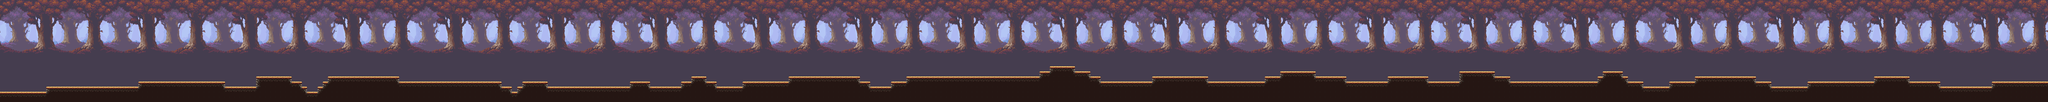

A 2D game scene composited from a Tiled map and its tileset images. What follows is a short description and the map's XML, with each tile layer's data collapsed to a summary:
An orthogonal 400x20 tile map with 16x16 px tiles, 3 tile layers (b1, b2, terrain), 2 tilesets and 102 objects.

<map version="1.10" tiledversion="1.10.1" orientation="orthogonal" renderorder="right-down" width="400" height="20" tilewidth="16" tileheight="16" infinite="0" nextlayerid="33" nextobjectid="152">
 <tileset firstgid="1" name="oak_woods_tileset" tilewidth="16" tileheight="16" tilecount="759" columns="33">
  <image source="oak_woods_tileset.png" width="528" height="368" />
 </tileset>
 <tileset firstgid="760" name="background_layer_4" tilewidth="16" tileheight="16" tilecount="220" columns="20">
  <image source="background_layer_4.png" width="320" height="180" />
 </tileset>
 <layer id="30" name="b1" width="400" height="20">
  <data>[8000 cells, 3600 non-empty, 1 distinct tile ids]</data>
 </layer>
 <layer id="31" name="b2" width="400" height="20">
  <data>[8000 cells, 4400 non-empty, 220 distinct tile ids]</data>
 </layer>
 <layer id="15" name="terrain" width="400" height="20">
  <data>[8000 cells, 1673 non-empty, 7 distinct tile ids]</data>
 </layer>
 <objectgroup id="16" name="collision">
  <object id="47" x="0" y="288" width="165.333" height="31.3333" />
  <object id="48" x="144" y="272.667" width="764.667" height="48" />
  <object id="49" x="432" y="256" width="270.667" height="52.6667" />
  <object id="50" x="800.667" y="240" width="108.667" height="80" />
  <object id="51" x="896.667" y="256" width="45.3333" height="65.3333" />
  <object id="52" x="928.667" y="272" width="28.6667" height="48.6667" />
  <object id="53" x="941.333" y="288" width="97.3333" height="31.3333" />
  <object id="54" x="992.667" y="272" width="84" height="43.3333" />
  <object id="55" x="1008.67" y="255.333" width="114" height="53.3333" />
  <object id="56" x="1024" y="240" width="220.667" height="80.6667" />
  <object id="57" x="1216" y="256" width="349.333" height="64.6667" />
  <object id="58" x="1552" y="272" width="45.3333" height="50" />
  <object id="59" x="1584" y="288.667" width="43.3333" height="30.6667" />
  <object id="60" x="1616" y="273.333" width="1228" height="47.3333" />
  <object id="61" x="1632.67" y="256" width="78.6667" height="44.6667" />
  <object id="62" x="1968.67" y="256" width="62.6667" height="44.6667" />
  <object id="63" x="2128" y="256" width="110.667" height="45.3333" />
  <object id="64" x="2160.67" y="240.667" width="46.6667" height="38.6667" />
  <object id="65" x="2320.67" y="256" width="398" height="64" />
  <object id="66" x="2464.67" y="240" width="222.667" height="64" />
  <object id="67" x="2784.67" y="256.667" width="174.667" height="62.6667" />
  <object id="68" x="2832.67" y="240" width="495.333" height="79.3333" />
  <object id="69" x="3248.67" y="224" width="158.667" height="72" />
  <object id="70" x="3280.67" y="208" width="78" height="42.6667" />
  <object id="71" x="3376" y="240" width="62.6667" height="52.6667" />
  <object id="72" x="3424" y="256" width="1708.67" height="69.3333" />
  <object id="73" x="3600" y="240.667" width="175.333" height="87.3333" />
  <object id="74" x="3952.67" y="240" width="255.333" height="46" />
  <object id="75" x="4000.67" y="224" width="110" height="46.6667" />
  <object id="76" x="4336.67" y="240" width="127.333" height="40.6667" />
  <object id="77" x="4560.67" y="224" width="110" height="52.6667" />
  <object id="78" x="4656.67" y="240" width="63.3333" height="37.3333" />
  <object id="79" x="5008" y="224.667" width="62.6667" height="44" />
  <object id="80" x="4992" y="240.667" width="94.6667" height="32" />
  <object id="81" x="5124" y="272.667" width="918.667" height="46.6667" />
  <object id="82" x="5216" y="256" width="318" height="60.6667" />
  <object id="83" x="5296" y="240" width="190.667" height="65.3333" />
  <object id="84" x="5648" y="257.333" width="415.333" height="62.6667" />
  <object id="85" x="5856.67" y="241.333" width="110.667" height="45.3333" />
  <object id="86" x="6047.33" y="272.667" width="182" height="48" />
  <object id="87" x="6224.67" y="257.333" width="175.333" height="64" />
 </objectgroup>
 <objectgroup id="20" name="player">
  <object id="88" x="16.6667" y="256">
   <point />
  </object>
 </objectgroup>
 <objectgroup id="21" name="portal">
  <object id="89" x="6320" y="256">
   <point />
  </object>
 </objectgroup>
 <objectgroup id="22" name="slime">
  <object id="90" x="113.333" y="272.667">
   <point />
  </object>
  <object id="91" x="769.333" y="256.667">
   <point />
  </object>
  <object id="92" x="721.333" y="257.333">
   <point />
  </object>
  <object id="93" x="2273.33" y="257.333">
   <point />
  </object>
 </objectgroup>
 <objectgroup id="23" name="skeleton">
  <object id="94" x="161.333" y="256">
   <point />
  </object>
  <object id="95" x="240.667" y="257.333">
   <point />
  </object>
  <object id="97" x="333.333" y="254.667">
   <point />
  </object>
  <object id="98" x="400.667" y="256">
   <point />
  </object>
  <object id="99" x="848.667" y="224.667">
   <point />
  </object>
  <object id="100" x="2912.67" y="225.333">
   <point />
  </object>
  <object id="101" x="2992.67" y="225.333">
   <point />
  </object>
  <object id="102" x="3232" y="223.333">
   <point />
  </object>
  <object id="103" x="3118.67" y="224">
   <point />
  </object>
  <object id="127" x="5808.67" y="239.333">
   <point />
  </object>
  <object id="128" x="5698" y="240.667">
   <point />
  </object>
  <object id="129" x="5328" y="223.333">
   <point />
  </object>
  <object id="130" x="5456.67" y="223.333">
   <point />
  </object>
  <object id="131" x="5408.67" y="224.667">
   <point />
  </object>
  <object id="132" x="4961.33" y="238.667">
   <point />
  </object>
  <object id="133" x="4880.67" y="240">
   <point />
  </object>
  <object id="134" x="4785.33" y="239.333">
   <point />
  </object>
  <object id="135" x="4576" y="208">
   <point />
  </object>
  <object id="136" x="4401.33" y="223.333">
   <point />
  </object>
  <object id="137" x="4256.67" y="238.667">
   <point />
  </object>
  <object id="138" x="4225.33" y="240.667">
   <point />
  </object>
  <object id="139" x="3824.67" y="238.667">
   <point />
  </object>
  <object id="140" x="2400.67" y="240">
   <point />
  </object>
  <object id="141" x="1889.33" y="257.333">
   <point />
  </object>
  <object id="142" x="1729.33" y="257.333">
   <point />
  </object>
  <object id="143" x="1954" y="254.667">
   <point />
  </object>
 </objectgroup>
 <objectgroup id="27" name="spikeTrap">
  <object id="144" x="2031" y="271.667" width="96" height="0.333333" />
  <object id="145" x="2719.67" y="271.667" width="64" />
  <object id="146" x="4464" y="255.667" width="96" height="0.333333" />
  <object id="147" x="5135.67" y="271.667" width="80" height="0.333333" />
  <object id="148" x="5535.67" y="271.667" width="112" />
 </objectgroup>
 <objectgroup id="25" name="fireWorm">
  <object id="104" x="512.667" y="240">
   <point />
  </object>
  <object id="105" x="1152" y="223.333">
   <point />
  </object>
  <object id="106" x="2576" y="222.667">
   <point />
  </object>
  <object id="107" x="2896" y="224">
   <point />
  </object>
  <object id="109" x="5391.33" y="222.667">
   <point />
  </object>
 </objectgroup>
 <objectgroup id="26" name="mushroomZombie">
  <object id="110" x="224.667" y="255.333">
   <point />
  </object>
  <object id="112" x="656.667" y="240">
   <point />
  </object>
  <object id="113" x="610.667" y="239.333">
   <point />
  </object>
  <object id="114" x="448.667" y="239.333">
   <point />
  </object>
  <object id="115" x="1055.33" y="222.667">
   <point />
  </object>
  <object id="116" x="1216" y="224.667">
   <point />
  </object>
  <object id="117" x="1328.67" y="240">
   <point />
  </object>
  <object id="118" x="1408" y="240.667">
   <point />
  </object>
  <object id="119" x="1538" y="238.667">
   <point />
  </object>
  <object id="120" x="1664.67" y="240.667">
   <point />
  </object>
  </objectgroup>
 <objectgroup id="28" name="checkpoint">
  <!-- 3 objects omitted --></objectgroup>
</map>
<!-- 9 of 102 objects omitted -->
